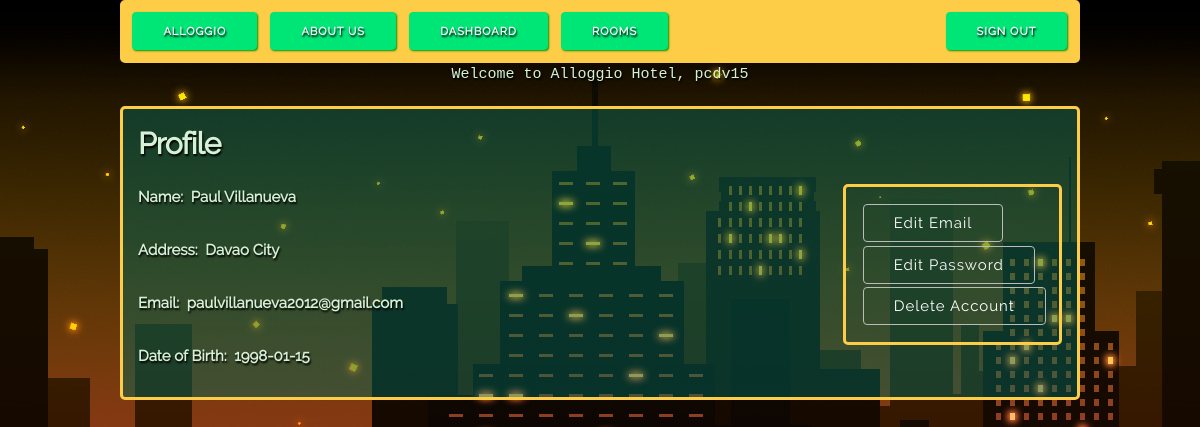
/profile.php (signed in), run on the app's committed database.
### tables this page shows
CREATE TABLE `userinfo` (
  `id` int(11) NOT NULL,
  `firstname` varchar(100) NOT NULL,
  `lastname` varchar(100) NOT NULL,
  `address` varchar(250) NOT NULL,
  `email` varchar(100) NOT NULL,
  `dateofbirth` date NOT NULL,
  `create_date` timestamp NOT NULL
);

### public/profile.php (the view, shortened to what this page needs)
<?php
    require_once("../include/conn.php");
    $uid = $_SESSION['uid'];
    $sql = "SELECT firstname,lastname, address, email, dateofbirth FROM userinfo WHERE id = $uid";
    $query = mysqli_query($connection, $sql);
    $row = mysqli_fetch_assoc($query);
    $fullname = $row['firstname']." ".$row['lastname'];
    $address = $row['address'];
    $email = $row['email'];
    $dob = $row['dateofbirth'];
?>
<!DOCTYPE html>
<html lang="en">
<head>
  <link rel="stylesheet" href="css/skeleton.css">
  <link rel="stylesheet" href="css/normalize.css">
  <link rel="stylesheet" href="css/style.css">
</head>
<body class="container">
    <div class="twelve columns space container u-cf" style="padding-left:1em;padding-right:1em;padding-top:1em;">
    <div class="u-pull-right" style="border:3px solid #fdcd47;border-radius:5px;padding:1em;margin-top: 4em;">
        <a href="#"><button  class="margin_button">Edit Email</button></a> <br>
        <a href="#"><button  class="margin_button">Edit Password</button></a> <br>
        <a href="#"><button  class="margin_button">Delete Account</button></a> <br>
        </div>
        <h4>Profile</h4>
        <label for="">Name: &nbsp;<?php echo $fullname; ?></label> <br>
        <label for="">Address: &nbsp;<?php echo $address; ?></label> <br>
        <label for="">Email: &nbsp;<?php echo $email; ?></label> <br>
        <label for="">Date of Birth: &nbsp;<?php echo $dob; ?></label> <br>
    </div>
</body>
</html>

### public/css/skeleton.css (style rules this page uses)
.container { position: relative; width: 100%; max-width: 960px; margin: 0 auto; padding: 0 20px; box-sizing: border-box; background-color:rgba(0, 105, 92, 0.45); border-radius: 5px; }
.column, .columns { width: 100%; float: left; box-sizing: border-box; }
@media (min-width: 400px) { .container { width: 85%; padding: 0; } }
@media (min-width: 550px) { .container { width: 80%; } }
@media (min-width: 550px) { .column, .columns { margin-left: 4%; } }
@media (min-width: 550px) { .column:first-child, .columns:first-child { margin-left: 0; } }
@media (min-width: 550px) { .twelve.columns { width: 100%; margin-left: 0; } }
html { font-size: 62.5%; }
body { font-size: 1.5em; line-height: 1.6; font-weight: 400; font-family: "Raleway", "HelveticaNeue", "Helvetica Neue", Helvetica, Arial, sans-serif; color: rgb(213, 241, 214); text-shadow: 1px 2px 2px rgb(0, 0, 0); }
h1, h2, h3, h4, h5, h6 { margin-top: 0; margin-bottom: 2rem; font-weight: 300; }
h4 { font-size: 2.4rem; line-height: 1.35; letter-spacing: -.08rem; }
@media (min-width: 550px) { h4 { font-size: 3.0rem; } }
a { color: rgb(255, 255, 255); }
.button, button, input[type="submit"], input[type="reset"], input[type="button"] { display: inline-block; height: 38px; padding: 0 30px; color: rgb(255, 255, 255); text-align: center; font-size: 11px; font-weight: 600; line-height: 38px; letter-spacing: .1rem; text-transform: uppercase; text-decoration: none; white-space: nowrap; background-color: transparent; border-radius: 4px; border: 1px solid #bbb; cursor: pointer; box-sizing: border-box; }
.button.button-primary, button.button-primary, input[type="submit"].button-primary, input[type="reset"].button-primary, input[type="button"].button-primary { color: #FFF; background-color: #00E676; border-color: #00E676; border-style: 7px solid black; box-shadow: 1px 1px 2px rgb(4, 150, 4); }
label, legend { display: block; margin-bottom: .5rem; font-weight: 600; }
button, .button { margin-bottom: 1rem; }
pre, blockquote, dl, figure, table, p, ul, ol, form { margin-bottom: 2.5rem; }
.u-max-full-width { max-width: 100%; box-sizing: border-box; }
.u-pull-right { float: right; }
.container:after, .row:after, .u-cf { content: ""; display: table; clear: both; }

### public/css/style.css (style rules this page uses)
body { background-image: url("../images/bg2.jpg"); background-repeat: no-repeat; background-attachment: fixed; background-position: center; background-size: cover; overflow-y: scroll; }
.twelve.columns { border:3px solid #fdcd47; border-radius:5px; }
.menu_bar { background-color:#fdcd47; padding-right:1%; }
.button { background-color:white; }
.margin_button { margin-left:1%; margin-bottom:1%; margin-top:1%; }
.space { margin-top:2%; }
h4 { font-weight:bold; }

### data on the page
userinfo: fullname "Paul Villanueva", address "Davao City", email "paulvillanueva2012@gmail.com", dateofbirth "1998-01-15"
